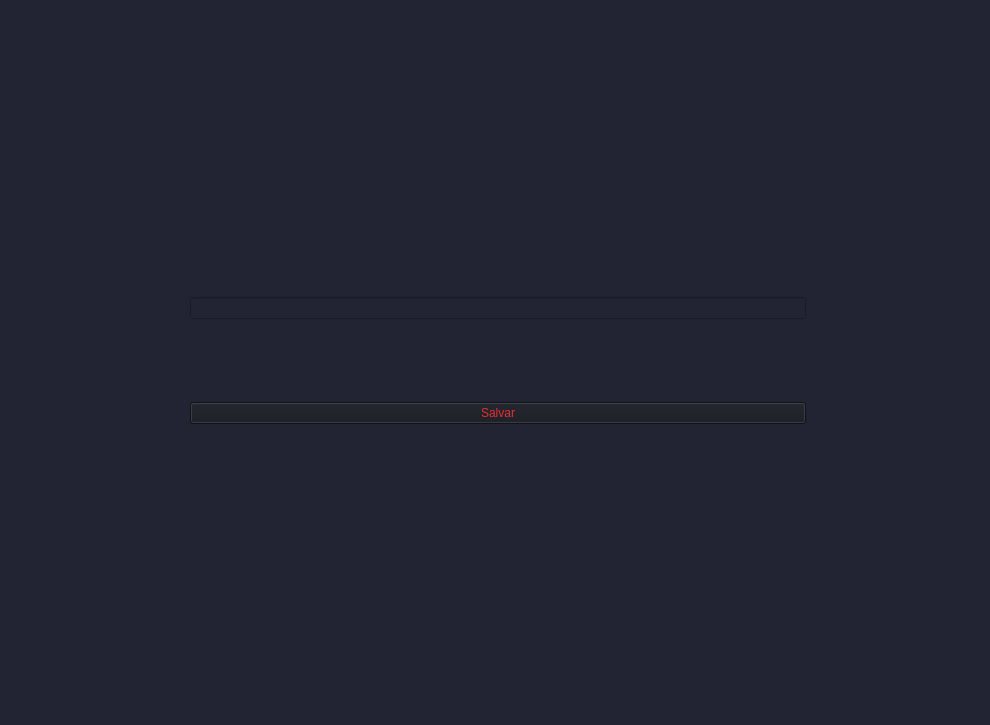
<?xml version="1.0" encoding="UTF-8"?>
<ui version="4.0">
 <class>MainWindow</class>
 <widget class="QMainWindow" name="MainWindow">
  <property name="windowModality">
   <enum>Qt::NonModal</enum>
  </property>
  <property name="geometry">
   <rect>
    <x>0</x>
    <y>0</y>
    <width>990</width>
    <height>725</height>
   </rect>
  </property>
  <property name="minimumSize">
   <size>
    <width>990</width>
    <height>725</height>
   </size>
  </property>
  <property name="maximumSize">
   <size>
    <width>990</width>
    <height>725</height>
   </size>
  </property>
  <property name="windowTitle">
   <string>Salvar modelo</string>
  </property>
  <property name="styleSheet">
   <string notr="true">background-color: #222433;</string>
  </property>
  <widget class="QWidget" name="centralwidget">
   <widget class="QWidget" name="gridLayoutWidget">
    <property name="geometry">
     <rect>
      <x>190</x>
      <y>220</y>
      <width>616</width>
      <height>281</height>
     </rect>
    </property>
    <layout class="QGridLayout" name="gridLayout" columnstretch="0">
     <property name="sizeConstraint">
      <enum>QLayout::SetDefaultConstraint</enum>
     </property>
     <item row="1" column="0">
      <widget class="QPushButton" name="QT_salvar">
       <property name="styleSheet">
        <string notr="true">QPushButton{
background-color: rgb(23, 25, 33);
color: #E62E2E;
}
QPushButton:hover{
	background-color: #1B1D26;
}</string>
       </property>
       <property name="text">
        <string>Salvar</string>
       </property>
      </widget>
     </item>
     <item row="0" column="0">
      <layout class="QHBoxLayout" name="horizontalLayout">
       <item>
        <widget class="QLineEdit" name="QT_nomeSalvar"/>
       </item>
      </layout>
     </item>
    </layout>
   </widget>
  </widget>
 </widget>
 <resources/>
 <connections/>
 <designerdata>
  <property name="gridDeltaX">
   <number>5</number>
  </property>
  <property name="gridDeltaY">
   <number>5</number>
  </property>
  <property name="gridSnapX">
   <bool>true</bool>
  </property>
  <property name="gridSnapY">
   <bool>true</bool>
  </property>
  <property name="gridVisible">
   <bool>true</bool>
  </property>
 </designerdata>
</ui>
